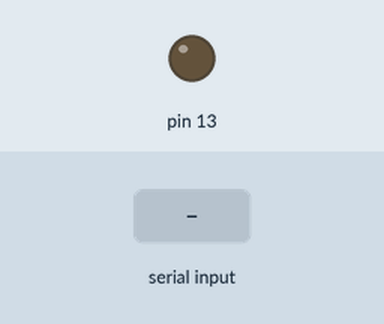
Recording of a sketch running on a simulated Arduino Uno, built with avr-gcc and run on an emulated ATmega328P. Parts: output pins drawn as LEDs (lit = HIGH). The test bench sets the inputs (shaded band).

Above: at 1.2 s.
1.3 s: "1" received over Serial
At 2.2 s:
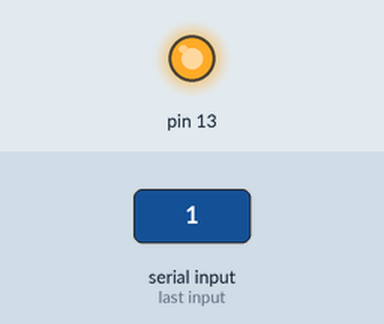
Timing chart, 0 to 4.3 s (numbered marks = the images above; inputs shaded):
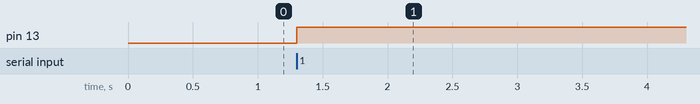

Measured:
- after the input at 1.3 s, pin 13: LOW → HIGH at once

The sketch:

ch3_h.w._.ino
```cpp
char incomingChar;//宣告一個變數來接收字元

void setup() {
  Serial.begin(38400);
  pinMode( 13, OUTPUT );
}

void loop() {
  if (Serial.available())//不斷查詢(polling)看看Serial有沒有資料要進來
  {
    incomingChar = Serial.read();//從Ｓerial讀入一個字元，並指定給變數incomingChar
   if(incomingChar =='1' ){
    digitalWrite(13,HIGH);
  }
}
}
```
